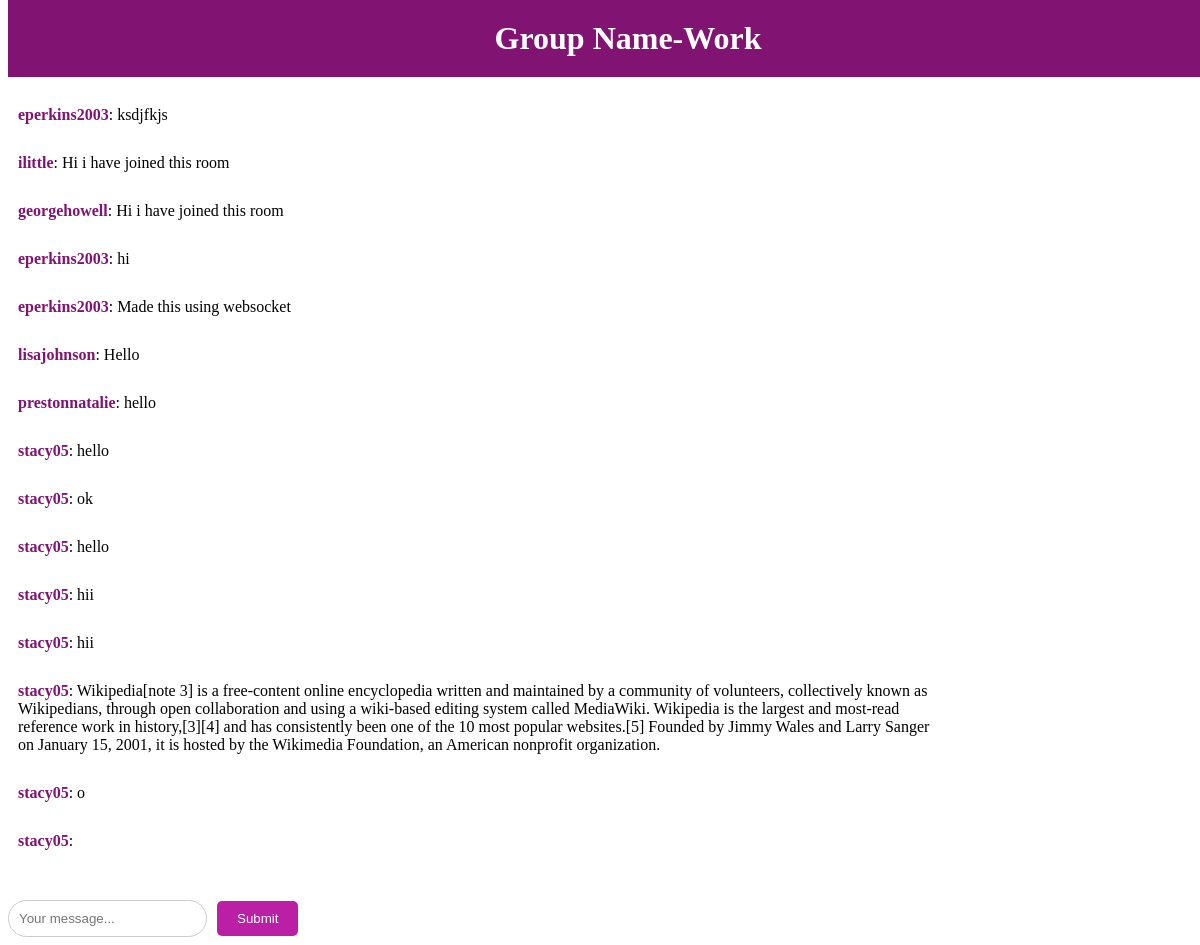
The page /room/work (signed in) on the database as committed earlier.
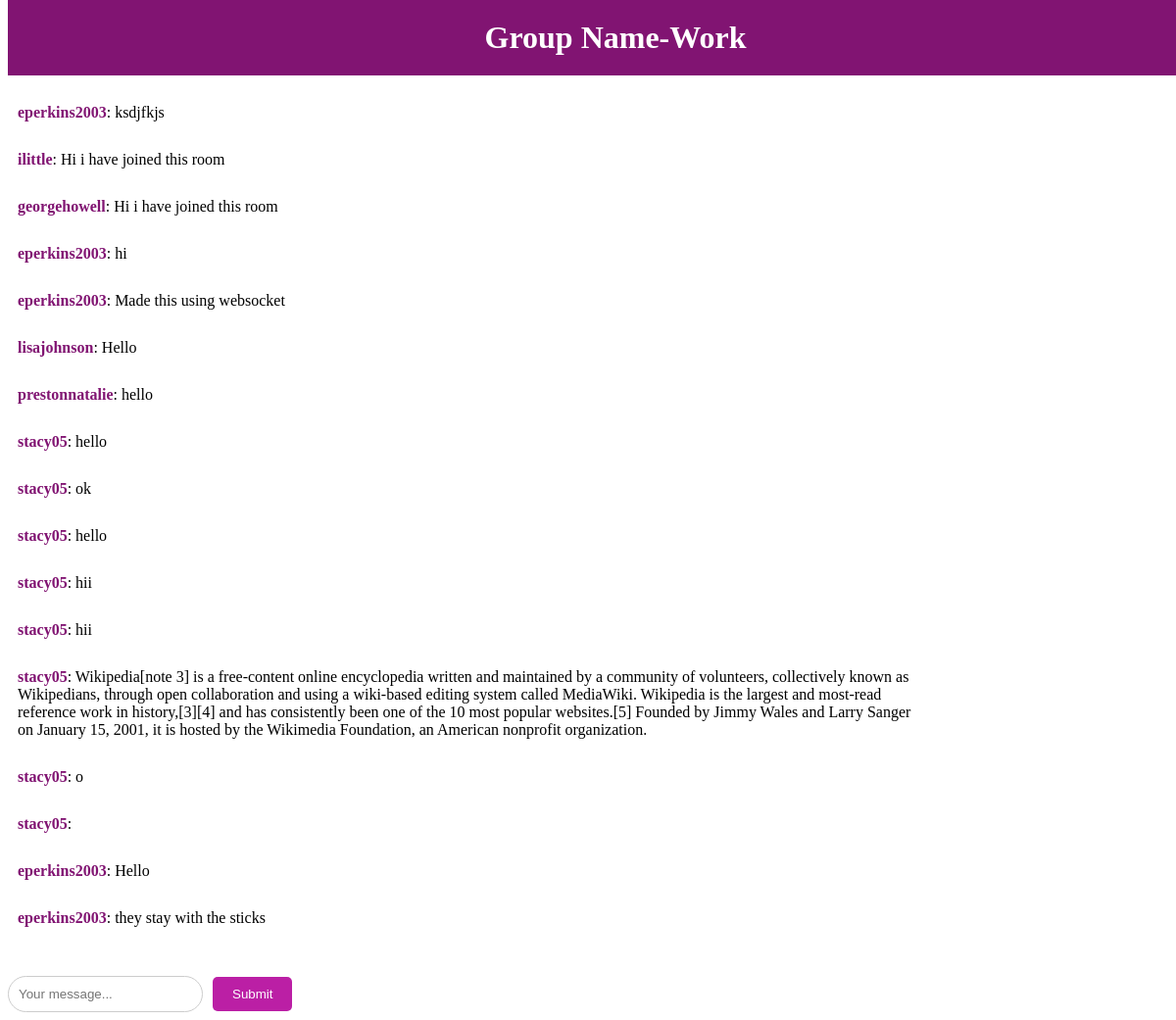
The same page on the database as committed later.
### room/models.py (models this page shows, shortened)
class Message(models.Model):
    room = models.ForeignKey(Room, related_name='messages', on_delete=models.CASCADE)
    user = models.ForeignKey(User, related_name='messages', on_delete=models.CASCADE)
    content = models.TextField()
    date_added = models.DateTimeField(auto_now_add=True)
    class Meta:
        ordering = ('date_added',)

### room/views.py (the view)
# urls.py: path("room/",include("room.urls")),
@login_required
def room(request,slug):
    room=Room.objects.get(slug=slug)
    messages=Message.objects.filter(room=room)
    return render(request,'room/room.html',{'room':room,'messages':messages})

### room/templates/room/room.html (shortened to what this page needs)
{% load static %}
<!DOCTYPE html>
<html lang="en">
<head>
</head>
<body>
    <div class="chat-container">
        <div class="group-name">
          <h1>Group Name-{{ room.name }}</h1>
        </div>
        <div class="lg:w-2/4 mx-4 lg:mx-auto p-4 bg-white rounded-xl">
          <div class="chat-messages space-y-3" id="chat-messages">
            {% for m in messages %}
            <div class="chat-message"><b>{{ m.user.username }}</b>: {{ m.content }}</div>
            {% endfor %}
          </div>
        </div>
        <div class="w-80 mx-auto p-4 bg-white rounded-xl">
            <form method="post" action="." class="message-input-form">
              <input type="text" name="content" class="flex-1 mr-3 w-full rounded-l-lg" placeholder="Your message..." id="chat-message-input">
              <button class="px-5 py-3 rounded-r-lg text-white bg-teal-600 hover:bg-teal-700" id="chat-message-submit">Submit</button>
            </form>
          </div>
      </div>
</body>
</html>

Rows that differ between the two databases and show on the page:
added Message: user.username "eperkins2003", content "Hello"
added Message: user.username "eperkins2003", content "they stay with the sticks"
